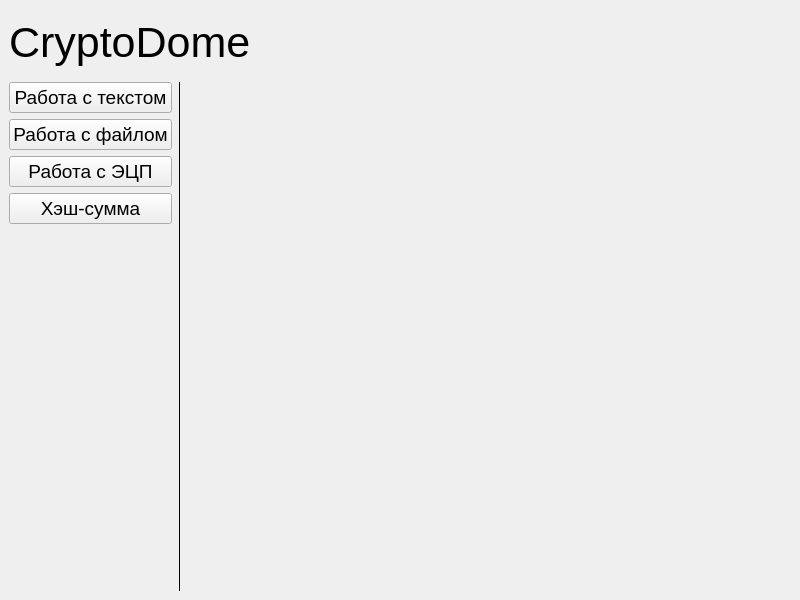
<?xml version="1.0" encoding="UTF-8"?>
<ui version="4.0">
 <class>MainWindow</class>
 <widget class="QMainWindow" name="MainWindow">
  <property name="geometry">
   <rect>
    <x>0</x>
    <y>0</y>
    <width>800</width>
    <height>600</height>
   </rect>
  </property>
  <property name="windowTitle">
   <string>MainWindow</string>
  </property>
  <widget class="QWidget" name="centralwidget">
   <layout class="QVBoxLayout" name="verticalLayout_3">
    <item>
     <widget class="QWidget" name="widget_3" native="true">
      <layout class="QVBoxLayout" name="verticalLayout_2">
       <property name="leftMargin">
        <number>0</number>
       </property>
       <item>
        <widget class="QLabel" name="label">
         <property name="font">
          <font>
           <family>Arial</family>
           <pointsize>32</pointsize>
          </font>
         </property>
         <property name="styleSheet">
          <string notr="true">color: rgb(0, 0, 0);</string>
         </property>
         <property name="text">
          <string>CryptoDome</string>
         </property>
        </widget>
       </item>
      </layout>
     </widget>
    </item>
    <item>
     <layout class="QHBoxLayout" name="horizontalLayout">
      <item>
       <widget class="QWidget" name="widget" native="true">
        <property name="sizePolicy">
         <sizepolicy hsizetype="Preferred" vsizetype="Preferred">
          <horstretch>10</horstretch>
          <verstretch>0</verstretch>
         </sizepolicy>
        </property>
        <layout class="QVBoxLayout" name="verticalLayout">
         <property name="leftMargin">
          <number>0</number>
         </property>
         <property name="topMargin">
          <number>0</number>
         </property>
         <property name="rightMargin">
          <number>0</number>
         </property>
         <property name="bottomMargin">
          <number>0</number>
         </property>
         <item>
          <widget class="QPushButton" name="btnTextModePanel">
           <property name="font">
            <font>
             <family>Arial</family>
             <pointsize>14</pointsize>
            </font>
           </property>
           <property name="text">
            <string>Работа с текстом</string>
           </property>
          </widget>
         </item>
         <item>
          <widget class="QPushButton" name="btnFileModePanel">
           <property name="font">
            <font>
             <family>Arial</family>
             <pointsize>14</pointsize>
            </font>
           </property>
           <property name="text">
            <string>Работа с файлом</string>
           </property>
          </widget>
         </item>
         <item>
          <widget class="QPushButton" name="btnSignModePanel">
           <property name="font">
            <font>
             <family>Arial</family>
             <pointsize>14</pointsize>
            </font>
           </property>
           <property name="text">
            <string>Работа с ЭЦП</string>
           </property>
          </widget>
         </item>
         <item>
          <widget class="QPushButton" name="btnHashModePanel">
           <property name="font">
            <font>
             <family>Arial</family>
             <pointsize>14</pointsize>
            </font>
           </property>
           <property name="text">
            <string>Хэш-сумма</string>
           </property>
          </widget>
         </item>
         <item>
          <spacer name="verticalSpacer">
           <property name="orientation">
            <enum>Qt::Vertical</enum>
           </property>
           <property name="sizeHint" stdset="0">
            <size>
             <width>20</width>
             <height>40</height>
            </size>
           </property>
          </spacer>
         </item>
        </layout>
       </widget>
      </item>
      <item>
       <widget class="Line" name="line">
        <property name="frameShadow">
         <enum>QFrame::Plain</enum>
        </property>
        <property name="orientation">
         <enum>Qt::Vertical</enum>
        </property>
       </widget>
      </item>
      <item>
       <widget class="QWidget" name="widget_2" native="true">
        <property name="sizePolicy">
         <sizepolicy hsizetype="Preferred" vsizetype="Preferred">
          <horstretch>45</horstretch>
          <verstretch>0</verstretch>
         </sizepolicy>
        </property>
        <property name="font">
         <font>
          <family>Arial</family>
          <pointsize>14</pointsize>
         </font>
        </property>
        <layout class="QVBoxLayout" name="verticalLayout_5">
         <property name="leftMargin">
          <number>0</number>
         </property>
         <property name="topMargin">
          <number>0</number>
         </property>
         <property name="rightMargin">
          <number>0</number>
         </property>
         <property name="bottomMargin">
          <number>0</number>
         </property>
         <item>
          <layout class="QVBoxLayout" name="verticalLayout_4"/>
         </item>
        </layout>
       </widget>
      </item>
     </layout>
    </item>
   </layout>
  </widget>
  <action name="actionShowFileModePanel">
   <property name="text">
    <string>Работа с файлом</string>
   </property>
  </action>
 </widget>
 <resources/>
 <connections/>
</ui>
